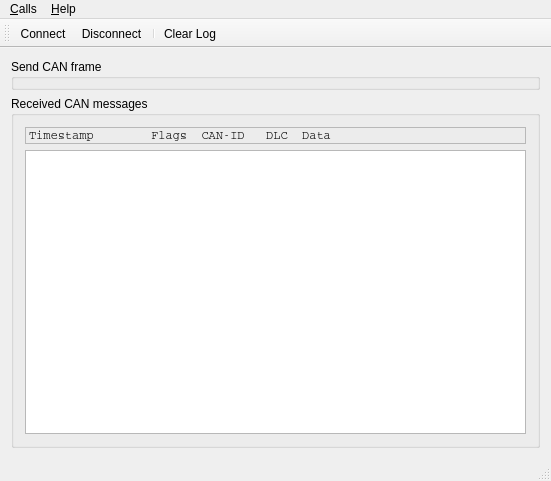
<?xml version="1.0" encoding="UTF-8"?>
<ui version="4.0">
 <class>MainWindow</class>
 <widget class="QMainWindow" name="MainWindow">
  <property name="geometry">
   <rect>
    <x>0</x>
    <y>0</y>
    <width>551</width>
    <height>481</height>
   </rect>
  </property>
  <property name="windowTitle">
   <string>CAN Example</string>
  </property>
  <widget class="QWidget" name="centralWidget">
   <layout class="QVBoxLayout" name="verticalLayout">
    <item>
     <widget class="SendFrameBox" name="sendFrameBox">
      <property name="title">
       <string>Send CAN frame</string>
      </property>
     </widget>
    </item>
    <item>
     <widget class="QGroupBox" name="receivedMessagesBox">
      <property name="title">
       <string>Received CAN messages</string>
      </property>
      <layout class="QVBoxLayout" name="verticalLayout_4">
       <item>
        <widget class="QLabel" name="label_3">
         <property name="font">
          <font>
           <family>Courier</family>
           <kerning>false</kerning>
          </font>
         </property>
         <property name="frameShape">
          <enum>QFrame::StyledPanel</enum>
         </property>
         <property name="text">
          <string>Timestamp        Flags  CAN-ID   DLC  Data</string>
         </property>
        </widget>
       </item>
       <item>
        <widget class="QTextEdit" name="receivedMessagesEdit">
         <property name="font">
          <font>
           <family>Courier</family>
           <kerning>false</kerning>
          </font>
         </property>
         <property name="frameShape">
          <enum>QFrame::StyledPanel</enum>
         </property>
         <property name="undoRedoEnabled">
          <bool>false</bool>
         </property>
         <property name="lineWrapMode">
          <enum>QTextEdit::NoWrap</enum>
         </property>
         <property name="readOnly">
          <bool>true</bool>
         </property>
        </widget>
       </item>
      </layout>
     </widget>
    </item>
   </layout>
  </widget>
  <widget class="QMenuBar" name="menuBar">
   <property name="geometry">
    <rect>
     <x>0</x>
     <y>0</y>
     <width>551</width>
     <height>19</height>
    </rect>
   </property>
   <widget class="QMenu" name="menuCalls">
    <property name="title">
     <string>&amp;Calls</string>
    </property>
    <addaction name="actionConnect"/>
    <addaction name="actionDisconnect"/>
    <addaction name="separator"/>
    <addaction name="actionClearLog"/>
    <addaction name="separator"/>
    <addaction name="actionQuit"/>
   </widget>
   <widget class="QMenu" name="menuHelp">
    <property name="title">
     <string>&amp;Help</string>
    </property>
    <addaction name="actionPluginDocumentation"/>
    <addaction name="actionAboutQt"/>
   </widget>
   <addaction name="menuCalls"/>
   <addaction name="menuHelp"/>
  </widget>
  <widget class="QToolBar" name="mainToolBar">
   <attribute name="toolBarArea">
    <enum>TopToolBarArea</enum>
   </attribute>
   <attribute name="toolBarBreak">
    <bool>false</bool>
   </attribute>
   <addaction name="actionConnect"/>
   <addaction name="actionDisconnect"/>
   <addaction name="separator"/>
   <addaction name="actionClearLog"/>
  </widget>
  <widget class="QStatusBar" name="statusBar"/>
  <action name="actionConnect">
   <property name="icon">
    <iconset resource="can.qrc">
     <normaloff>:/images/connect.png</normaloff>:/images/connect.png</iconset>
   </property>
   <property name="text">
    <string>&amp;Connect</string>
   </property>
  </action>
  <action name="actionDisconnect">
   <property name="icon">
    <iconset resource="can.qrc">
     <normaloff>:/images/disconnect.png</normaloff>:/images/disconnect.png</iconset>
   </property>
   <property name="text">
    <string>&amp;Disconnect</string>
   </property>
  </action>
  <action name="actionQuit">
   <property name="icon">
    <iconset resource="can.qrc">
     <normaloff>:/images/application-exit.png</normaloff>:/images/application-exit.png</iconset>
   </property>
   <property name="text">
    <string>&amp;Quit</string>
   </property>
  </action>
  <action name="actionAboutQt">
   <property name="text">
    <string>&amp;About Qt</string>
   </property>
  </action>
  <action name="actionClearLog">
   <property name="icon">
    <iconset resource="can.qrc">
     <normaloff>:/images/clear.png</normaloff>:/images/clear.png</iconset>
   </property>
   <property name="text">
    <string>Clear &amp;Log</string>
   </property>
  </action>
  <action name="actionPluginDocumentation">
   <property name="text">
    <string>Plugin Documentation</string>
   </property>
   <property name="toolTip">
    <string>Open plugin documentation in Webbrowser</string>
   </property>
  </action>
 </widget>
 <layoutdefault spacing="6" margin="11"/>
 <customwidgets>
  <customwidget>
   <class>SendFrameBox</class>
   <extends>QGroupBox</extends>
   <header location="global">sendframebox.h</header>
   <container>1</container>
  </customwidget>
 </customwidgets>
 <resources>
  <include location="can.qrc"/>
 </resources>
 <connections/>
</ui>
